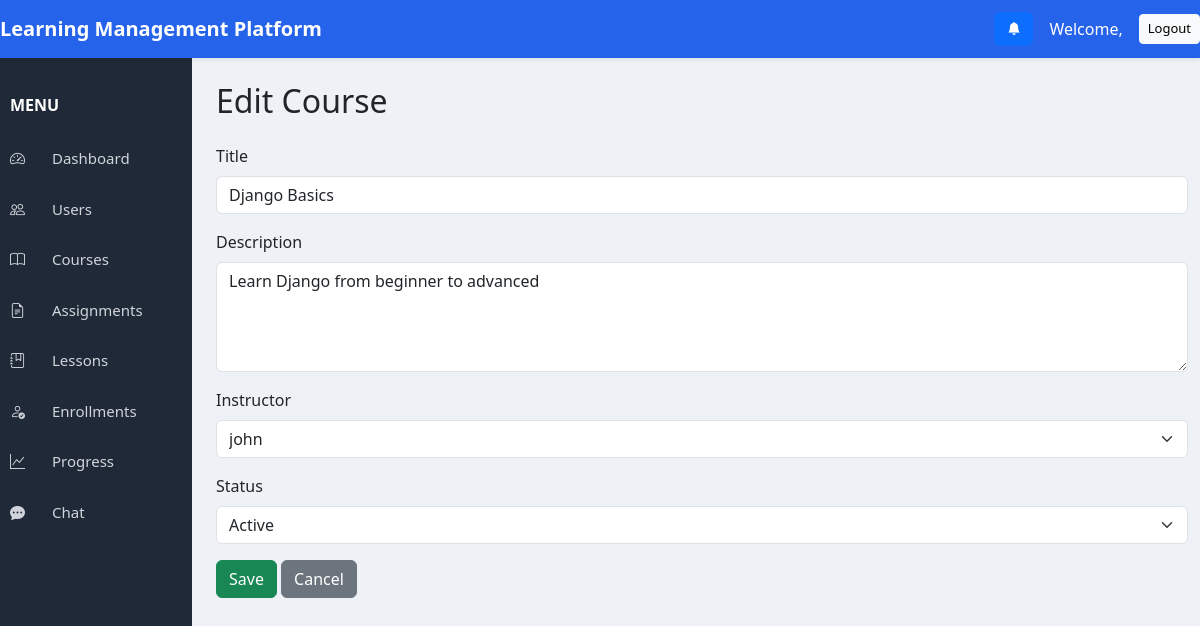
Screenshot of /courses/edit/2/ with the database file from the repository.
### courses/models.py (models this page shows, shortened)
class Course(models.Model):
    STATUS_CHOICES = (
        ("active", "Active"),
        ("inactive", "Inactive"),
    )
    title = models.CharField(max_length=200)
    description = models.TextField()
    price = models.DecimalField(
        max_digits=10,
        decimal_places=2,
        default=0.00
    )
    is_premium = models.BooleanField(
        default=False
    )
    instructor_commission = models.DecimalField(
        max_digits=5,
        decimal_places=2,
        default=0.00
    )
    instructor = models.ForeignKey(
        settings.AUTH_USER_MODEL,
        on_delete=models.CASCADE,
        limit_choices_to={"role": "instructor"},
    )
    status = models.CharField(
        max_length=20,
        choices=STATUS_CHOICES,
        default="active"
    )
    created_at = models.DateTimeField(auto_now_add=True)

### courses/views.py (the view)
# urls.py: path("edit/<int:pk>/", views.edit_course, name="edit_course"),
def edit_course(request, pk):
    course = get_object_or_404(Course, pk=pk)
    if request.method == "POST":
        form = CourseForm(request.POST, instance=course)
        if form.is_valid():
            form.save()
            return redirect("course_list")
    else:
        form = CourseForm(instance=course)
    return render(request, "courses/course_form.html", {
        "form": form,
        "title": "Edit Course"
    })

### courses/forms.py
class CourseForm(forms.ModelForm):
    class Meta:
        model = Course
        fields = [
            "title",
            "description",
            "instructor",
            "status",
        ]
        widgets = {
            "title": forms.TextInput(
                attrs={"class": "form-control"}
            ),
            "description": forms.Textarea(
                attrs={
                    "class": "form-control",
                    "rows": 4,
                }
            ),
            "instructor": forms.Select(
                attrs={"class": "form-select"}
            ),
            "status": forms.Select(
                attrs={"class": "form-select"}
            ),
        }
    def __init__(self, *args, **kwargs):
        super().__init__(*args, **kwargs)
        self.fields["instructor"].queryset = User.objects.filter(
            role="instructor"
        )

### accounts/models.py (called while the page is built)
    def __str__(self):
        return self.full_name if self.full_name else self.username

### templates/courses/course_form.html (shortened to what this page needs)
{% extends "base.html" %}
{% block content %}
<h2 class="mb-4">{{ title }}</h2>
<form method="POST">
    <div class="mb-3">
        <label class="form-label">Title</label>
        {{ form.title }}
    </div>
    <div class="mb-3">
        <label class="form-label">Description</label>
        {{ form.description }}
    </div>
    <div class="mb-3">
        <label class="form-label">Instructor</label>
        {{ form.instructor }}
    </div>
    <div class="mb-3">
        <label class="form-label">Status</label>
        {{ form.status }}
    </div>
    <button type="submit" class="btn btn-success">
        Save
    </button>
    <a href="{% url 'course_list' %}" class="btn btn-secondary">
        Cancel
    </a>
</form>
{% endblock %}

### static/css/dashboard.css (style rules this page uses)
body { margin:0; padding:0; background:#eef2f7; font-family:'Segoe UI',sans-serif; }

### rows the page displays
Course: title "Django Basics", description "Learn Django from beginner to advanced", instructor "john", status "Active"

### other values shown
{{ title }} "Edit Course"
